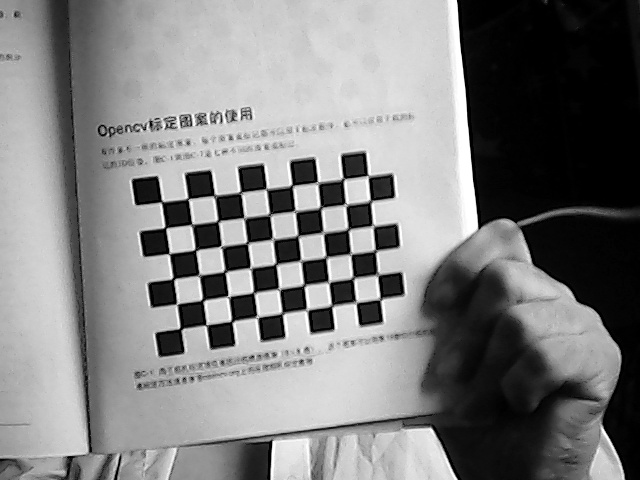
//> input picture get_depth_information2/left05.jpg, 640 x 480 px, given in place of the camera
$ ./get_depth_information2   (built with g++ and OpenCV 4)
//> lines starting //> are read from the running program, lines starting //| are printed output that depends on the picture; after the words box and inside, x2 and y2 are one past the last pixel; in counts of white or black regions, pixels touching at a corner belong together
/*******************************
*  @Function   get_depth_information
*  @Works      对两台相机进行单目标定，随后进行立体标定、校正、对应，生成具有深度信息的图像
*  @Author     Hunt Tiger Tonight
*  @Platform   VS2015 C++
*  @Connect    phone：18398621916/QQ:136768916
*  @Date       2018-11-06
********************************/

#include <opencv2/opencv.hpp>
#include <iostream>
#include <stdio.h>
#include <math.h>
#include <stdlib.h>
#include <string.h>
#include <vector>
#include <string>
#include <windows.h>
#include <cstring>
#include <shellapi.h>
#include <tchar.h>
#include <fstream>
#pragma comment(lib, "shell32.lib")

using namespace std;

//保存点云数据
// [15 lines left out: function saveXYZ, not called in this run]

vector<cv::Mat> Camera_calibration(
	int board_w,     //棋盘的宽度
	int board_h,     //棋盘的高度
	int n_boards,     //监测标定图像的数目，后面在输入参数里面获取，为了保证参数的求解精度，我们至少需要10张以上的图像
	int delay,     //相机的拍摄延时为1s
	double image_sf,     //缩放比例为0.5
	int cap     //选择调用相机
)
{
//> called with board_w = 9, board_h = 6, n_boards = 14, delay = 500, image_sf = 0.5, cap = 0
	int n = 0;
	int i = 0;
	char filename[1024];
	cv::Mat img_grayl;
	cv::Mat img_grayr;
	vector<cv::Mat> parameter;
	int board_n = board_w * board_h;
	cv::Size board_sz = cv::Size(board_w, board_h);     //board_sz定义为size类型的数据

														//打开摄像头
	cv::VideoCapture capture(cap);
	cv::VideoCapture capture1(1);
	if (!capture.isOpened())
	{
		cout << "\n无法打开摄像头。";
		return parameter;
	}
	//分配储存面
	vector<vector<cv::Point2f>> image_points;     //定义棋盘中图像角点的输出矩阵（向量中的向量）
	vector<vector<cv::Point3f>> object_points;     //定义物理坐标系中角点的输出矩阵（向量中的向量）

												   //相机不断拍摄图像，直到找到棋盘，并找齐所有的图像。
	double last_captured_timestamp = 0;     //初始化最后一次捕获图像时间为0
	cv::Size image_size;     //构造size型函数

							 //开始搜索，直到找到全部图像
	while (image_points.size() < (size_t)n_boards)
	{
		cv::Mat image0, image, image1;     //构造原始图像矩阵以及输出图像矩阵
		capture >> image0;     //将原始图像存到capture中
//> image0 is the input picture: 480 rows x 640 cols, CV_8UC3; min 0, max 255, mean 127
		image_size = image0.size();     //获取image0的大小
//> image_size = Size(640, 480)
		cv::resize(image0, image, cv::Size(), image_sf, image_sf, cv::INTER_LINEAR);     //缩放图像，函数解析详见P268
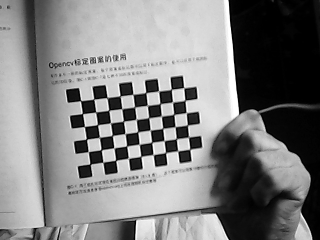
//> image: 240 rows x 320 cols, CV_8UC3; min 0, max 255, mean 127.1

																						 //寻找棋盘
		vector<cv::Point2f> corners;     //定义角点输出矩阵
		bool found = cv::findChessboardCorners(image, board_sz, corners);     //寻找角点函数，详见p568
//> corners = 54 Points (x, y), first 12: [80.59, 100.6], [93.63, 98.99], [107, 97.65], [120, 95.85], [132.8, 94.29], [145.7, 92.55], [158.6, 90.89], [171.5, 89.26], [183.8, 87.68], [82.43, 113.6], [95.67, 112], [108.6, 110.3]; found = true
																			  //绘制棋盘
		drawChessboardCorners(image, board_sz, corners, found);     //绘制角点，详见p569
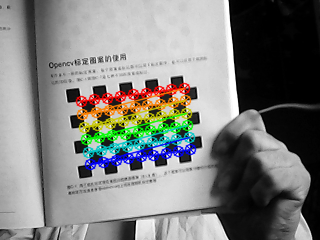
//> image: 240 rows x 320 cols, CV_8UC3; 8.93% of pixels changed, all inside (x1, y1, x2, y2) = (75, 82, 197, 171)

																	//如果找到棋盘了，就把他存入数据中
		double timestamp = (double)clock() / CLOCKS_PER_SEC;     //获取时间戳

		if (found && timestamp - last_captured_timestamp > 1)     //如果寻找到了棋盘
		{
			if (cap == 0)
			{
				n++;
				sprintf_s(filename, "left%.2d.jpg", n);
				cv::cvtColor(image0, img_grayl, cv::COLOR_BGR2GRAY);
				cv::imwrite(filename, img_grayl);
				cout << "\n保存了 " << filename << "文件到根目录下" << endl;
				capture1 >> image1;
				sprintf_s(filename, "right%.2d.jpg", n);
				cv::cvtColor(image1, img_grayr, cv::COLOR_BGR2GRAY);
				cv::imwrite(filename, img_grayr);
				cout << "保存了 " << filename << "文件到根目录下" << endl;
			}
			last_captured_timestamp = timestamp;     //将当前时间更新为最后一次时间
			image ^= cv::Scalar::all(255);     //将图像进行一次异或运算，255为白色，即：黑变白，白变黑
			cv::Mat mcorners(corners);     //复制矩阵（避免破坏原有矩阵）
			mcorners *= (1.0 / image_sf);     //缩放角坐标
			image_points.push_back(corners);     //在image_points后插入corners，这里注意一下，此举相当于，在image图像上叠加了一个棋盘图像
			object_points.push_back(vector<cv::Point3f>());     //在object_points后插入Point3f类型函数，同理，先加上一个还没有求解到的图像，用一个空矩阵表示
																//下面这段其实我觉得我的理解有点问题，我的理解是：将输出图像所占内存大小调整到最优，获取图像直到数目达到预设值
			vector<cv::Point3f> & opts = object_points.back();     //opts即：Options,简单来说就是将输出图像的最后一位大小最优
			opts.resize(board_n);     //调整容器大小
			for (int j = 0; j < board_n; j++)
			{
				opts[j] = cv::Point3f(static_cast<float>(j / board_w), static_cast<float>(j % board_w), 0.0f);     //将三维数据存入opts中,注意，这个地方必须加强制转换，不然会出错！！！！！！
			}
			cout << "\n已收集到" << static_cast<uint>(image_points.size()) << "张棋盘图像，总共需要" << n_boards << "张棋盘图像。\n" << endl;
		}
		cv::imshow("Calibration", image);     //显示图像

											  //等待时间为30ms，如果在这个时间段内, 用户按下ESC(ASCII码为27),则跳出循环,否则,则跳出循环
		if (((cv::waitKey(30)) & 255) == 27)
			return parameter;

	}
	//结束循环
	cv::destroyWindow("Calibration");     //销毁窗口
	cout << "\n\n正在矫正相机...\n" << endl;

	//校准相机
	cv::Mat intrinsic_matrix, distortion_coeffs;     //instrinsic_matrix:线性内在参数，3*3矩阵， distortion_coeffs：畸变系数：k1、k2、p1、p2
	double err = cv::calibrateCamera(
		object_points,
		image_points,
		image_size,
		intrinsic_matrix,
		distortion_coeffs,
		cv::noArray(),
		cv::noArray(),
		cv::CALIB_ZERO_TANGENT_DIST | cv::CALIB_FIX_PRINCIPAL_POINT

	);     //校准相机函数，详见P582

	cout << "***Done!\n\nReprojection error is " << err;
	//计算无畸变和修正转换映射
	cv::Mat map1, map2;
	cv::initUndistortRectifyMap(
		intrinsic_matrix,
		distortion_coeffs,
		cv::Mat(),
		intrinsic_matrix,
		image_size,
		CV_16SC2,
		map1,
		map2
	);     //计算无畸变和修正转换映射，详见P590
		   //显示矫正的后的图像
	int secs = 5;
	clock_t delay1 = secs * CLOCKS_PER_SEC;
	clock_t start = clock();
	while (clock() - start<delay1)
	{
		cv::Mat image, image0;
		capture >> image0;
		if (image0.empty())
			break;
		cv::remap(
			image0,
			image,
			map1,
			map2,
			cv::INTER_LINEAR,
			cv::BORDER_CONSTANT,
			cv::Scalar()
		);     //利用remap重新传入图像
		cv::imshow("Undistored", image);
		if (((cv::waitKey(30)) & 255) == 27)
			break;
	}
	//cv::waitKey(3000);
	cv::destroyWindow("Undistored");
	parameter.push_back(intrinsic_matrix);
	parameter.push_back(distortion_coeffs);
	return parameter;
}

//定义函数，输入变量包括：含有图像序列号的文件、棋盘的横向格数、棋盘的纵向格数、
//单目是否已校准（用于判断采用Hartlely法还是Bouguet法，这里选择Bouguet法
// [284 lines left out: function StereoCalib, not called in this run]

int main()
{
	int board_w = 9, board_h = 6;
	vector<cv::Mat> parameter1, parameter2;
	cv::Mat intrinsic_matrix1, distortion_coeffs1, intrinsic_matrix2, distortion_coeffs2;
	parameter1 = Camera_calibration(9, 6, 14, 500, 0.5, 0);
	intrinsic_matrix1 = parameter1[0];
	distortion_coeffs1 = parameter1[1];
	cout << "\n摄像头1的内在参数为：" << intrinsic_matrix1 << "\n摄像头1的畸变参数为：" << distortion_coeffs1 << endl;
	parameter2 = Camera_calibration(9, 6, 14, 500, 0.5, 1);
	intrinsic_matrix2 = parameter2[0];
	distortion_coeffs2 = parameter2[1];
	cout << "\n摄像头2的内在参数为：" << intrinsic_matrix2 << "\n摄像头2的畸变参数为：" << distortion_coeffs2 << endl;
	const char *board_list = "../get_depth_information2/list.txt";
	StereoCalib(board_list, board_w, board_h, false, intrinsic_matrix1, intrinsic_matrix2, distortion_coeffs1, distortion_coeffs2);
	return 0;
}
